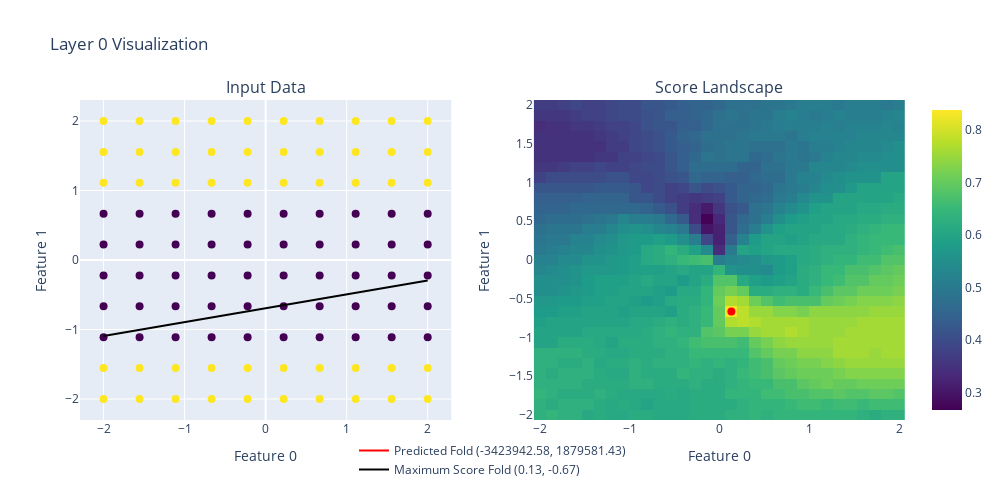

This figure's notebook cell:
### Code cell
max_score, best_folds = test.iscore_landscape(score_layers=None, create_plot=True, density=31, verbose=1, learning=False)
